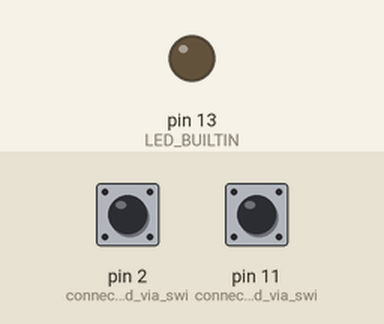
Bench run of a sketch on a simulated Arduino Uno, built with avr-gcc and run on an emulated ATmega328P. Parts: output pins drawn as LEDs (lit = HIGH). The test bench sets the inputs (shaded band); at power-on: pin 2 (connect_to_ground_via_swi) LOW, pin 11 (connect_to_ground_via_swi) LOW. What the sketch prints to the serial monitor is not drawn.

Above: at 3.2 s.
3.3 s: pin 2 (connect_to_ground_via_swi) pulled HIGH for 1 s
At 3.45 s:
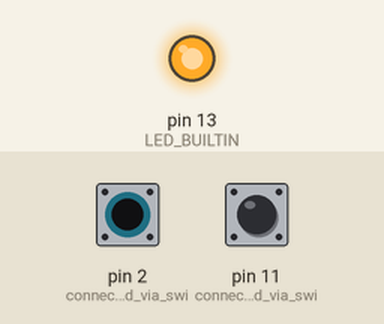
6.3 s: pin 11 (connect_to_ground_via_swi) pulled HIGH for 3.2 s
At 10.1 s:
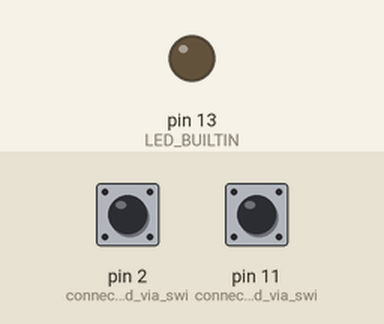
11.0 s: pin 2 (connect_to_ground_via_swi) pulled HIGH for 3.2 s
At 11.15 s:
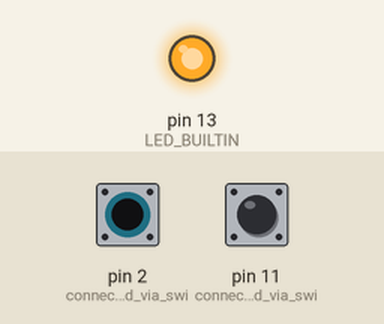
Timing chart, 0 to 15.8 s (numbered marks = the images above; inputs shaded):
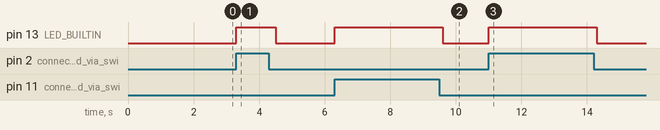

The sketch:

Serial.ino
```cpp
// Reading of the switches & sending reads to pc via serial

void setup() {
  Serial.begin(9600);
  pinMode(2, INPUT);      // connect to ground via switch 1
  pinMode(11, INPUT);     // connect to ground via switch 2
  pinMode(LED_BUILTIN, OUTPUT);
  delay(2000);
}

void loop() {
  bool forward = digitalRead(2);
  bool backward = digitalRead(11);

  if (forward == true)
  {
    Serial.write(1);
    digitalWrite(LED_BUILTIN, HIGH);
    delay(300);
    digitalWrite(LED_BUILTIN, LOW);
  }
  else if (backward == true)
  {
    Serial.write(0);
    digitalWrite(LED_BUILTIN, HIGH);
    delay(300);
    digitalWrite(LED_BUILTIN, LOW);
  }
}
```

Measured:
- after the input at 3.3 s, pin 13 (LED_BUILTIN): LOW → HIGH at once, → LOW 1.2 s later
- after the input at 6.3 s, pin 13 (LED_BUILTIN): LOW → HIGH at once, → LOW 3.3 s later
- after the input at 11.0 s, pin 13 (LED_BUILTIN): LOW → HIGH at once, → LOW 3.3 s later
